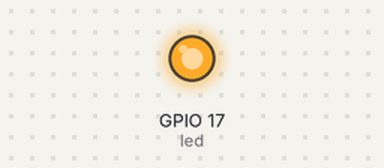
This program was run on a simulated Raspberry Pi (BCM pin numbers), started with the arguments 3 3. On the bench: output pins drawn as LEDs (lit = HIGH). What the program prints to the terminal is not drawn.

Above: at 1.5 s.
At 4.5 s:
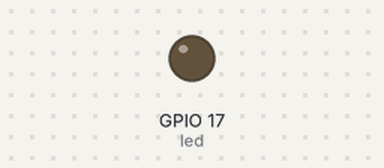
Timing chart, 0 to 7.8 s (numbered marks = the images above):
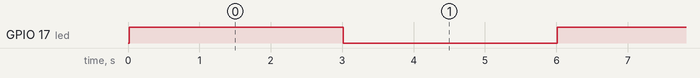

The program:

pin17blink.py
```python
#!/urs/bin/env python3
import os
import sys
from gpiozero import LED
from time import sleep

led = LED(17)
os.system("echo '...Running pin17bkink.py'")

while True:
    led.on()
    sleep(float(sys.argv[1]))
    led.off()
    sleep(float(sys.argv[2]))
```

Measured:
- by itself, GPIO 17 (led): alternates HIGH for 3.0 s and LOW for 3.0 s
